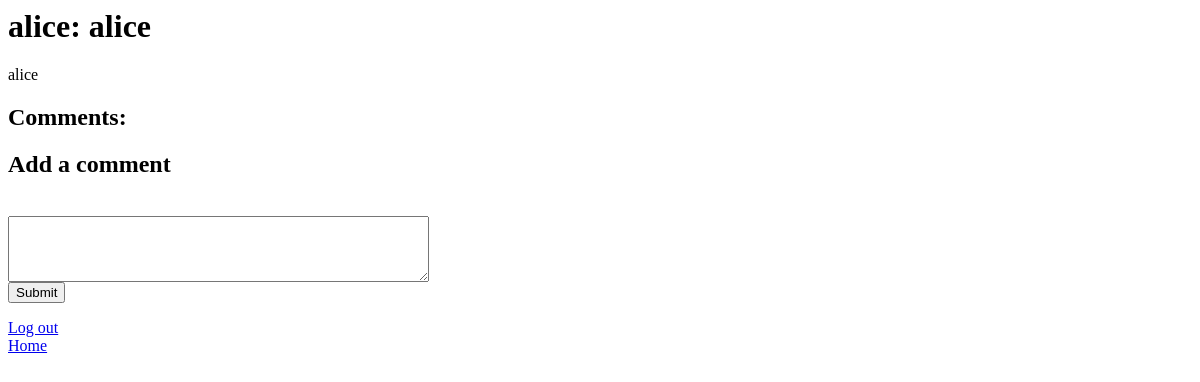
Page /topic/1/ (signed in) on the earlier database version.
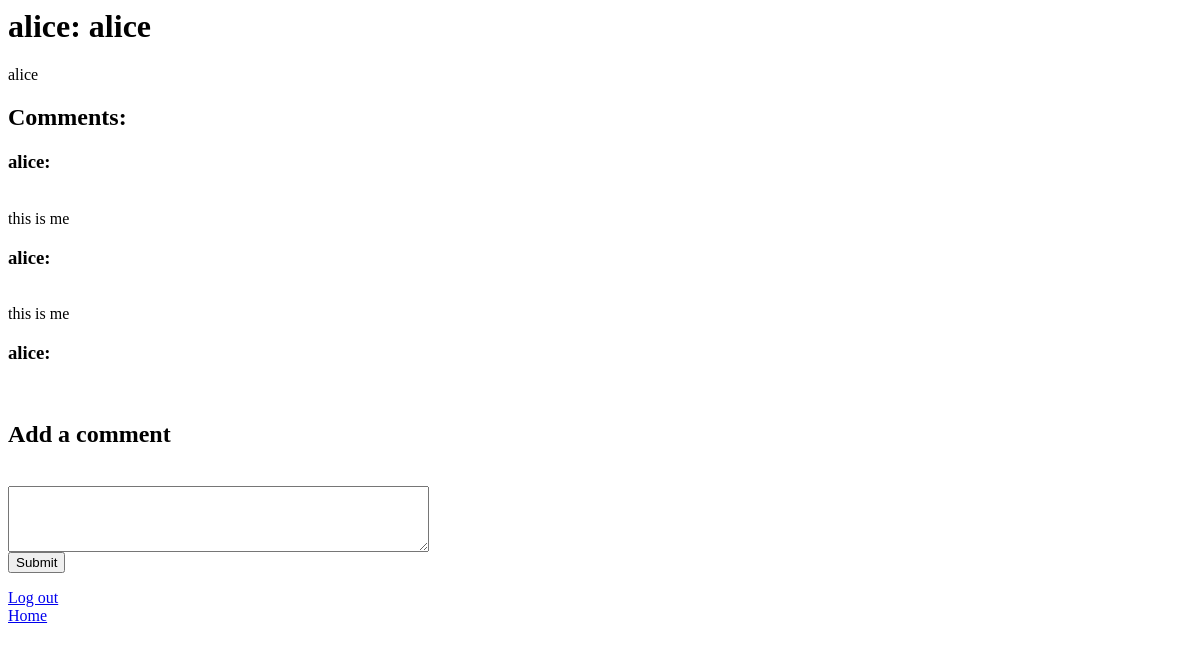
Same page on the later database version.
### app/models.py (models this page shows)
class Message(models.Model):
    text = models.CharField(max_length=1000, default='')
    poster = models.ForeignKey(User, on_delete=models.CASCADE)
    topic = models.ForeignKey(Topic, on_delete=models.CASCADE)
    visible = models.BooleanField(default=True)

class User(models.Model):
    username = models.CharField(max_length=20, default='')
    password = models.CharField(max_length=20, default='')
    moderator = models.BooleanField(default=False)

### app/views.py (the view)
# urls.py: path('topic/<int:topic_id>/', views.topic, name='topic'),
@csrf_protect
def topic(request, topic_id):
    request.session.clear_expired()
    try:
        user_id = request.session['user']
    except:
        response = HttpResponseRedirect("/")
        response.delete_cookie('sessionid')
        return response
    request.session['latest_activity'] = str(datetime.now())
    topic = get_object_or_404(Topic, pk=topic_id)
    messages = Message.objects.filter(topic=topic)
    if request.method == "POST":
        form_text = request.POST['comment']
        form_poster = User.objects.get(pk=user_id)
        Message.objects.create(text=form_text, poster=form_poster, topic=topic, visible=True)
        return HttpResponseRedirect(f"/topic/{topic_id}/")
    return render(request, 'topic.html', {'topic':topic, 'messages':messages})

### app/templates/topic.html (shortened to what this page needs)
{% extends "default.html" %}
{% block content %}
<h1>{{topic.poster.username}}: {{ topic.title }}</h1>
<p>
    {{ topic.text }}
</p>
<h2>Comments:</h2>
{% for msg in messages%}
<p>
    <h3>{{msg.poster.username}}:</h3>
    <br>
    {{ msg.text }}
</p>
{% endfor %}
<h2>Add a comment</h2>
<form action="/topic/{{ topic.pk }}/" method="POST">
<textarea name="comment" rows="4" cols="50">
</textarea>
<br>
<input type="submit" value="Submit">
</form>
{% endblock %}

Differences in the rows shown:
added Message: poster.username "alice", text "this is me"
added Message: poster.username "alice", text "this is me"
added Message: poster.username "alice"
